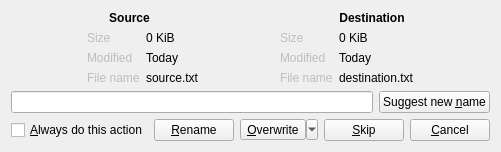
<?xml version="1.0" encoding="UTF-8"?>
<ui version="4.0">
 <class>fileExistsDialog</class>
 <widget class="QWidget" name="fileExistsDialog">
  <property name="geometry">
   <rect>
    <x>0</x>
    <y>0</y>
    <width>469</width>
    <height>150</height>
   </rect>
  </property>
  <property name="windowTitle">
   <string>The file exists</string>
  </property>
  <layout class="QVBoxLayout" name="verticalLayout">
   <item>
    <layout class="QHBoxLayout" name="horizontalLayout">
     <item>
      <widget class="QLabel" name="label">
       <property name="sizePolicy">
        <sizepolicy hsizetype="Minimum" vsizetype="Preferred">
         <horstretch>0</horstretch>
         <verstretch>0</verstretch>
        </sizepolicy>
       </property>
       <property name="font">
        <font>
         <weight>75</weight>
         <bold>true</bold>
        </font>
       </property>
       <property name="text">
        <string>Source</string>
       </property>
       <property name="alignment">
        <set>Qt::AlignCenter</set>
       </property>
      </widget>
     </item>
     <item>
      <widget class="QLabel" name="label_2">
       <property name="font">
        <font>
         <weight>75</weight>
         <bold>true</bold>
        </font>
       </property>
       <property name="text">
        <string>Destination</string>
       </property>
       <property name="alignment">
        <set>Qt::AlignCenter</set>
       </property>
      </widget>
     </item>
    </layout>
   </item>
   <item>
    <layout class="QHBoxLayout" name="horizontalLayout_2">
     <item>
      <spacer name="horizontalSpacer_2">
       <property name="orientation">
        <enum>Qt::Horizontal</enum>
       </property>
       <property name="sizeHint" stdset="0">
        <size>
         <width>40</width>
         <height>20</height>
        </size>
       </property>
      </spacer>
     </item>
     <item>
      <layout class="QFormLayout" name="formLayout_2">
       <item row="0" column="0">
        <widget class="QLabel" name="label_source_size">
         <property name="enabled">
          <bool>false</bool>
         </property>
         <property name="text">
          <string>Size</string>
         </property>
        </widget>
       </item>
       <item row="0" column="1">
        <widget class="QLabel" name="label_content_source_size">
         <property name="text">
          <string notr="true">0 KiB</string>
         </property>
        </widget>
       </item>
       <item row="1" column="0">
        <widget class="QLabel" name="label_source_modified">
         <property name="enabled">
          <bool>false</bool>
         </property>
         <property name="text">
          <string>Modified</string>
         </property>
        </widget>
       </item>
       <item row="1" column="1">
        <widget class="QLabel" name="label_content_source_modified">
         <property name="text">
          <string notr="true">Today</string>
         </property>
        </widget>
       </item>
       <item row="2" column="0">
        <widget class="QLabel" name="label_source_file_name">
         <property name="enabled">
          <bool>false</bool>
         </property>
         <property name="text">
          <string>File name</string>
         </property>
        </widget>
       </item>
       <item row="2" column="1">
        <widget class="QLabel" name="label_content_source_file_name">
         <property name="text">
          <string notr="true">source.txt</string>
         </property>
        </widget>
       </item>
      </layout>
     </item>
     <item>
      <spacer name="horizontalSpacer_4">
       <property name="orientation">
        <enum>Qt::Horizontal</enum>
       </property>
       <property name="sizeHint" stdset="0">
        <size>
         <width>40</width>
         <height>20</height>
        </size>
       </property>
      </spacer>
     </item>
     <item>
      <layout class="QFormLayout" name="formLayout">
       <property name="fieldGrowthPolicy">
        <enum>QFormLayout::ExpandingFieldsGrow</enum>
       </property>
       <item row="0" column="0">
        <widget class="QLabel" name="label_destination_size">
         <property name="enabled">
          <bool>false</bool>
         </property>
         <property name="text">
          <string>Size</string>
         </property>
        </widget>
       </item>
       <item row="0" column="1">
        <widget class="QLabel" name="label_content_destination_size">
         <property name="text">
          <string notr="true">0 KiB</string>
         </property>
        </widget>
       </item>
       <item row="1" column="0">
        <widget class="QLabel" name="label_destination_modified">
         <property name="enabled">
          <bool>false</bool>
         </property>
         <property name="text">
          <string>Modified</string>
         </property>
        </widget>
       </item>
       <item row="1" column="1">
        <widget class="QLabel" name="label_content_destination_modified">
         <property name="text">
          <string notr="true">Today</string>
         </property>
        </widget>
       </item>
       <item row="2" column="0">
        <widget class="QLabel" name="label_destination_file_name">
         <property name="enabled">
          <bool>false</bool>
         </property>
         <property name="text">
          <string>File name</string>
         </property>
        </widget>
       </item>
       <item row="2" column="1">
        <widget class="QLabel" name="label_content_destination_file_name">
         <property name="text">
          <string notr="true">destination.txt</string>
         </property>
        </widget>
       </item>
      </layout>
     </item>
     <item>
      <spacer name="horizontalSpacer_3">
       <property name="orientation">
        <enum>Qt::Horizontal</enum>
       </property>
       <property name="sizeHint" stdset="0">
        <size>
         <width>40</width>
         <height>20</height>
        </size>
       </property>
      </spacer>
     </item>
    </layout>
   </item>
   <item>
    <spacer name="verticalSpacer">
     <property name="orientation">
      <enum>Qt::Vertical</enum>
     </property>
     <property name="sizeHint" stdset="0">
      <size>
       <width>20</width>
       <height>40</height>
      </size>
     </property>
    </spacer>
   </item>
   <item>
    <layout class="QHBoxLayout" name="horizontalLayout_3">
     <item>
      <widget class="QLineEdit" name="lineEditNewName">
       <property name="text">
        <string notr="true"/>
       </property>
       <property name="placeholderText">
        <string notr="true"/>
       </property>
      </widget>
     </item>
     <item>
      <widget class="QPushButton" name="SuggestNewName">
       <property name="text">
        <string>Suggest new &amp;name</string>
       </property>
      </widget>
     </item>
    </layout>
   </item>
   <item>
    <layout class="QHBoxLayout" name="horizontalLayout_4">
     <item>
      <widget class="QCheckBox" name="checkBoxAlways">
       <property name="text">
        <string>&amp;Always do this action</string>
       </property>
      </widget>
     </item>
     <item>
      <spacer name="horizontalSpacer">
       <property name="orientation">
        <enum>Qt::Horizontal</enum>
       </property>
       <property name="sizeHint" stdset="0">
        <size>
         <width>40</width>
         <height>20</height>
        </size>
       </property>
      </spacer>
     </item>
     <item>
      <widget class="QPushButton" name="Rename">
       <property name="text">
        <string>&amp;Rename</string>
       </property>
      </widget>
     </item>
     <item>
      <widget class="QToolButton" name="Overwrite">
       <property name="text">
        <string>&amp;Overwrite</string>
       </property>
       <property name="popupMode">
        <enum>QToolButton::MenuButtonPopup</enum>
       </property>
      </widget>
     </item>
     <item>
      <widget class="QPushButton" name="Skip">
       <property name="text">
        <string>&amp;Skip</string>
       </property>
      </widget>
     </item>
     <item>
      <widget class="QPushButton" name="Cancel">
       <property name="text">
        <string>&amp;Cancel</string>
       </property>
      </widget>
     </item>
    </layout>
   </item>
  </layout>
  <action name="actionOverwrite_if_newer">
   <property name="text">
    <string>Overwrite if newer</string>
   </property>
  </action>
  <action name="actionOverwrite_if_not_same_modification_date">
   <property name="text">
    <string>Overwrite if not same modification date</string>
   </property>
  </action>
 </widget>
 <resources/>
 <connections>
  <connection>
   <sender>checkBoxAlways</sender>
   <signal>toggled(bool)</signal>
   <receiver>Cancel</receiver>
   <slot>setDisabled(bool)</slot>
   <hints>
    <hint type="sourcelabel">
     <x>115</x>
     <y>130</y>
    </hint>
    <hint type="destinationlabel">
     <x>440</x>
     <y>129</y>
    </hint>
   </hints>
  </connection>
  <connection>
   <sender>checkBoxAlways</sender>
   <signal>toggled(bool)</signal>
   <receiver>lineEditNewName</receiver>
   <slot>setDisabled(bool)</slot>
   <hints>
    <hint type="sourcelabel">
     <x>62</x>
     <y>129</y>
    </hint>
    <hint type="destinationlabel">
     <x>108</x>
     <y>93</y>
    </hint>
   </hints>
  </connection>
  <connection>
   <sender>checkBoxAlways</sender>
   <signal>toggled(bool)</signal>
   <receiver>SuggestNewName</receiver>
   <slot>setDisabled(bool)</slot>
   <hints>
    <hint type="sourcelabel">
     <x>144</x>
     <y>138</y>
    </hint>
    <hint type="destinationlabel">
     <x>326</x>
     <y>98</y>
    </hint>
   </hints>
  </connection>
 </connections>
</ui>
